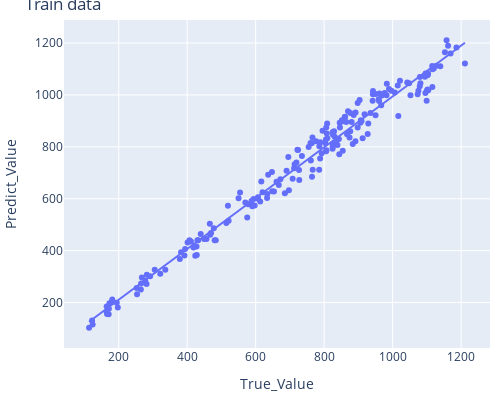
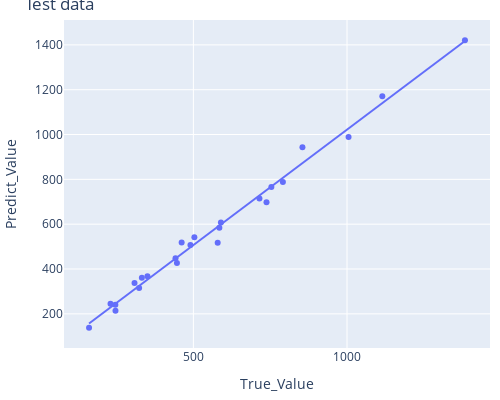

Notebook cell for these charts, in order:
### Markdown cell above
<h2 style="color:cyan">Polynomial Regression Model - All inputs - Vane stress</h2>

### Code cell
# All parameters
polyEstimate(x_train_stress, ym_train_stress.Sv, x_test_stress, ym_test_stress.Sv, print_test=1)

### Figure 1 — Plotly figure (JSON) as saved in the notebook; plotly's stock layout.template omitted (floating-point values rounded to 4 significant figures; data arrays with more than 128 entries replaced by an {"elided": "..."} marker saying what was removed)
{"data": [{"hovertemplate": "True_Value=%{x}<br>Predict_Value=%{y}<extra></extra>", "legendgroup": "", "marker": {"color": "#636efa", "symbol": "circle"}, "mode": "markers", "name": "", "orientation": "v", "showlegend": false, "type": "scatter", "x": {"elided": "200 float values"}, "xaxis": "x", "y": {"elided": "200 float values"}, "yaxis": "y"}, {"hovertemplate": "<b>OLS trendline</b><br>Predict_Value = 0.979444 * True_Value + 15.021<br>R<sup>2</sup>=0.979444<br><br>True_Value=%{x}<br>Predict_Value=%{y} <b>(trend)</b><extra></extra>", "legendgroup": "", "marker": {"color": "#636efa", "symbol": "circle"}, "mode": "lines", "name": "", "showlegend": false, "type": "scatter", "x": {"elided": "200 float values"}, "xaxis": "x", "y": {"elided": "200 float values"}, "yaxis": "y"}], "layout": {"height": 400, "legend": {"tracegroupgap": 0}, "margin": {"b": 10, "l": 10, "r": 10, "t": 20}, "title": {"text": "Train data"}, "width": 500, "xaxis": {"anchor": "y", "domain": [0, 1], "title": {"text": "True_Value"}}, "yaxis": {"anchor": "x", "domain": [0, 1], "title": {"text": "Predict_Value"}}}}

### Figure 2 — Plotly figure (JSON) as saved in the notebook; plotly's stock layout.template omitted (floating-point values rounded to 4 significant figures)
{"data": [{"hovertemplate": "True_Value=%{x}<br>Predict_Value=%{y}<extra></extra>", "legendgroup": "", "marker": {"color": "#636efa", "symbol": "circle"}, "mode": "markers", "name": "", "orientation": "v", "showlegend": false, "type": "scatter", "x": [1384.0, 1005, 738.0, 1115.0, 791.3, 579.1, 854.9, 589.6, 584.6, 753.8, 441.9, 446.5, 715.0, 461.9, 323.5, 503.3, 350.6, 246.5, 490.4, 308.4, 246.1, 332.4, 230.4, 160.5], "xaxis": "x", "y": [1421.0, 989.2, 697.8, 1170.0, 788.2, 516.7, 943.1, 607.1, 584.2, 765.5, 448.5, 427.4, 714.3, 518.2, 315.8, 541.3, 367.7, 213.3, 507.3, 337.6, 240.8, 360.7, 244.7, 137.5], "yaxis": "y"}, {"hovertemplate": "<b>OLS trendline</b><br>Predict_Value = 1.03062 * True_Value + -8.83322<br>R<sup>2</sup>=0.989625<br><br>True_Value=%{x}<br>Predict_Value=%{y} <b>(trend)</b><extra></extra>", "legendgroup": "", "marker": {"color": "#636efa", "symbol": "circle"}, "mode": "lines", "name": "", "showlegend": false, "type": "scatter", "x": [160.5, 230.4, 246.1, 246.5, 308.4, 323.5, 332.4, 350.6, 441.9, 446.5, 461.9, 490.4, 503.3, 579.1, 584.6, 589.6, 715.0, 738.0, 753.8, 791.3, 854.9, 1005, 1115.0, 1384.0], "xaxis": "x", "y": [156.6, 228.6, 244.8, 245.2, 309.0, 324.5, 333.7, 352.5, 446.6, 451.3, 467.2, 496.6, 509.9, 588.0, 593.7, 598.8, 728.1, 751.8, 768.1, 806.7, 872.3, 1027.0, 1140.0, 1417.0], "yaxis": "y"}], "layout": {"height": 400, "legend": {"tracegroupgap": 0}, "margin": {"b": 10, "l": 10, "r": 10, "t": 20}, "title": {"text": "Test data"}, "width": 500, "xaxis": {"anchor": "y", "domain": [0, 1], "title": {"text": "True_Value"}}, "yaxis": {"anchor": "x", "domain": [0, 1], "title": {"text": "Predict_Value"}}}}
